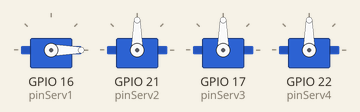
Simulated run of this sketch. Board: ESP32. On the bench: 4 × servo.

Above: at 0.0 s.
At 2.9 s:
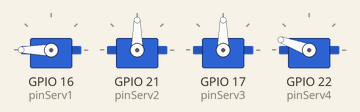
At 5.5 s:
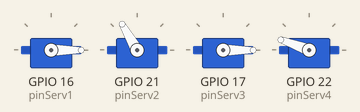
At 18.8 s:
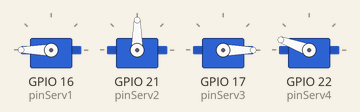
At 24.0 s:
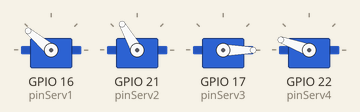
At 38.2 s:
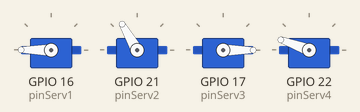
Timing chart, 0 to 40.0 s (numbered marks = the images above):
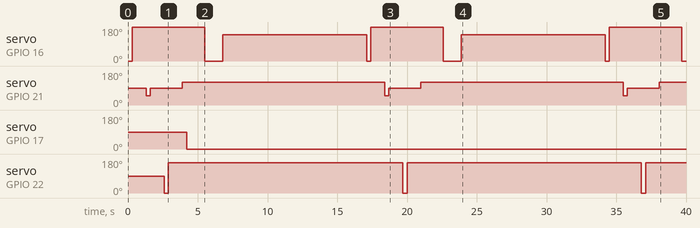

The sketch:

bra_o_automatco.ino
```cpp
#include <ESP32Servo.h>


// inclui bibilioteca do servomotor
//#include <Servo.h>

// define pinos dos servos
#define pinServ1 16
#define pinServ2 21
#define pinServ3 17
#define pinServ4 22


// nomeia os servos
Servo serv1,serv2,serv3,serv4;


void setup() {

  //inicia o monitor serial
  Serial.begin(9600);

  // atribui pinos dos servos
  serv1.attach(pinServ1);
  serv2.attach(pinServ2);
  serv3.attach(pinServ3);
  serv4.attach(pinServ4);

}

void aciona_motor(Servo* serv_motor, int position_start, int position_end, int velocity)
{
  serv_motor->write(position_start);
  serv_motor->write(position_start);
  delay(300);
  if (velocity > 0)
  {
    for(int pos = position_start; pos <= position_end; pos += velocity){
      serv_motor->write(pos);
      serv_motor->write(pos);
      Serial.println(pos);
      delay (200);
    }
  }
  serv_motor->write(position_end);
  serv_motor->write(position_end);
}

void loop(){

  // posicionamento inicial
  aciona_motor(&serv1, 0, 180, 0);

  delay (1000);

  aciona_motor(&serv2, 50, 90, 0);

  delay (1000);

  aciona_motor(&serv4, 0, 160, 0);

  delay (1000);

  //terceira posicao
  aciona_motor(&serv2, 120, 120, 0);
  aciona_motor(&serv3, 0, 0, 0);

  delay (1000);

  aciona_motor(&serv1, 0, 0, 0);

  delay (1000);

  aciona_motor(&serv1, 140, 140, 0);

  // tempo de espera para recomeçar
  delay (10000);

}
```

Measured:
- by itself, servo on GPIO 16 (pinServ1): repeats every 17.1 s: 0° 1.3 s, 140° 10.3 s, 0° 0.30 s, 180° 5.2 s
- by itself, servo on GPIO 21 (pinServ2): repeats every 17.1 s: 90° 2.3 s, 120° 14.5 s, 50° 0.30 s
- by itself, servo on GPIO 17 (pinServ3): 90° → 0° at 4.2 s
- by itself, servo on GPIO 22 (pinServ4): alternates 160° for 16.8 s and 0° for 0.30 s
